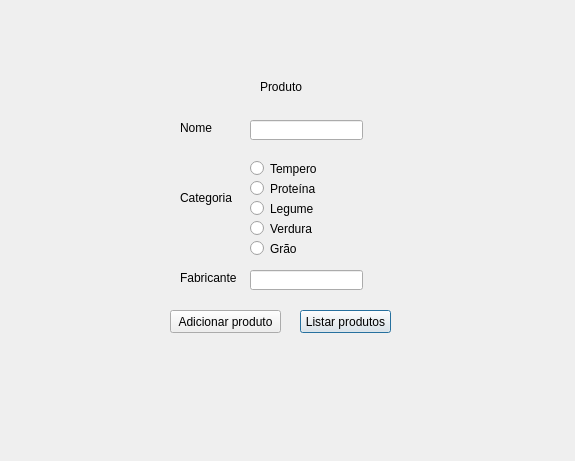
<?xml version="1.0" encoding="UTF-8"?>
<ui version="4.0">
 <class>Dialog</class>
 <widget class="QDialog" name="Dialog">
  <property name="geometry">
   <rect>
    <x>0</x>
    <y>0</y>
    <width>575</width>
    <height>461</height>
   </rect>
  </property>
  <property name="windowTitle">
   <string>Dialog</string>
  </property>
  <widget class="QPushButton" name="pushButton_4">
   <property name="geometry">
    <rect>
     <x>300</x>
     <y>310</y>
     <width>91</width>
     <height>23</height>
    </rect>
   </property>
   <property name="text">
    <string>Listar produtos</string>
   </property>
  </widget>
  <widget class="QLineEdit" name="lineEdit_4">
   <property name="geometry">
    <rect>
     <x>250</x>
     <y>120</y>
     <width>113</width>
     <height>20</height>
    </rect>
   </property>
  </widget>
  <widget class="QRadioButton" name="radioButton_6">
   <property name="geometry">
    <rect>
     <x>250</x>
     <y>200</y>
     <width>82</width>
     <height>17</height>
    </rect>
   </property>
   <property name="text">
    <string>Legume</string>
   </property>
  </widget>
  <widget class="QRadioButton" name="radioButton_8">
   <property name="geometry">
    <rect>
     <x>250</x>
     <y>240</y>
     <width>82</width>
     <height>17</height>
    </rect>
   </property>
   <property name="text">
    <string>Grão</string>
   </property>
  </widget>
  <widget class="QLabel" name="label_7">
   <property name="geometry">
    <rect>
     <x>180</x>
     <y>190</y>
     <width>61</width>
     <height>16</height>
    </rect>
   </property>
   <property name="text">
    <string>Categoria</string>
   </property>
  </widget>
  <widget class="QRadioButton" name="radioButton_4">
   <property name="geometry">
    <rect>
     <x>250</x>
     <y>160</y>
     <width>82</width>
     <height>17</height>
    </rect>
   </property>
   <property name="text">
    <string>Tempero</string>
   </property>
  </widget>
  <widget class="QLabel" name="label_6">
   <property name="geometry">
    <rect>
     <x>180</x>
     <y>120</y>
     <width>41</width>
     <height>16</height>
    </rect>
   </property>
   <property name="text">
    <string>Nome</string>
   </property>
  </widget>
  <widget class="QLabel" name="label_11">
   <property name="geometry">
    <rect>
     <x>180</x>
     <y>270</y>
     <width>71</width>
     <height>16</height>
    </rect>
   </property>
   <property name="text">
    <string>Fabricante</string>
   </property>
  </widget>
  <widget class="QLineEdit" name="lineEdit_5">
   <property name="geometry">
    <rect>
     <x>250</x>
     <y>270</y>
     <width>113</width>
     <height>20</height>
    </rect>
   </property>
  </widget>
  <widget class="QPushButton" name="pushButton_3">
   <property name="geometry">
    <rect>
     <x>170</x>
     <y>310</y>
     <width>111</width>
     <height>23</height>
    </rect>
   </property>
   <property name="text">
    <string>Adicionar produto</string>
   </property>
  </widget>
  <widget class="QLabel" name="label_10">
   <property name="geometry">
    <rect>
     <x>260</x>
     <y>80</y>
     <width>47</width>
     <height>13</height>
    </rect>
   </property>
   <property name="text">
    <string>Produto</string>
   </property>
  </widget>
  <widget class="QRadioButton" name="radioButton_7">
   <property name="geometry">
    <rect>
     <x>250</x>
     <y>220</y>
     <width>82</width>
     <height>17</height>
    </rect>
   </property>
   <property name="text">
    <string>Verdura</string>
   </property>
  </widget>
  <widget class="QRadioButton" name="radioButton_5">
   <property name="geometry">
    <rect>
     <x>250</x>
     <y>180</y>
     <width>82</width>
     <height>17</height>
    </rect>
   </property>
   <property name="text">
    <string>Proteína</string>
   </property>
  </widget>
 </widget>
 <resources/>
 <connections/>
</ui>
